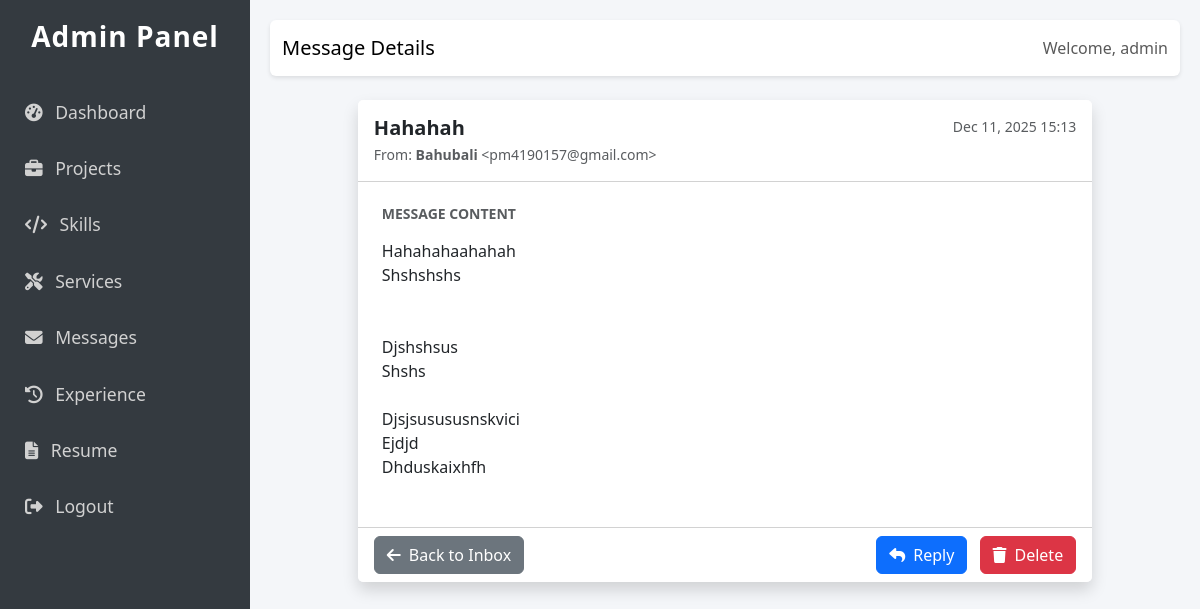
The app's page /custom-admin/messages/3/ (signed in) with its own data.
### core/models.py (models this page shows, shortened)
class ContactMessage(models.Model):
    name = models.CharField(max_length=100)
    email = models.EmailField()
    subject = models.CharField(max_length=200)
    message = models.TextField()
    sent_at = models.DateTimeField(auto_now_add=True)

### custom_admin/views.py (the view)
# urls.py: path('messages/<int:pk>/', views.contact_detail, name='contact_detail'),
@login_required
def contact_detail(request, pk):
    message = get_object_or_404(ContactMessage, pk=pk)
    return render(request, 'custom_admin/contact_detail.html', {'message': message})

### custom_admin/templates/custom_admin/contact_detail.html (shortened to what this page needs)
{% extends 'custom_admin/base.html' %}
{% block header %}Message Details{% endblock %}
{% block content %}
<div class="row justify-content-center">
    <div class="col-md-10">
        <div class="card shadow">
            <div class="card-header bg-white py-3">
                <div class="d-flex justify-content-between align-items-start">
                    <div>
                        <h5 class="fw-bold mb-1">{{ message.subject }}</h5>
                        <p class="text-muted small mb-0">From: <span class="fw-bold">{{ message.name }}</span> &lt;{{ message.email }}&gt;</p>
                    </div>
                    <span class="text-muted small">{{ message.sent_at|date:"M d, Y H:i" }}</span>
                </div>
            </div>
            <div class="card-body p-4">
                <div class="mb-4">
                    <h6 class="text-uppercase text-muted small fw-bold mb-3">Message Content</h6>
                    <p class="lead fs-6" style="white-space: pre-line;">{{ message.message }}</p>
                </div>
            </div>
            <div class="card-footer bg-white d-flex justify-content-between">
                <a href="{% url 'custom_admin:contact_list' %}" class="btn btn-secondary"><i class="fas fa-arrow-left me-2"></i>Back to Inbox</a>
                <div>
                   <a href="mailto:{{ message.email }}" class="btn btn-primary me-2"><i class="fas fa-reply me-2"></i>Reply</a>
                   <a href="{% url 'custom_admin:contact_delete' message.pk %}" class="btn btn-danger"><i class="fas fa-trash me-2"></i>Delete</a>
                </div>
            </div>
        </div>
    </div>
</div>
{% endblock %}

### custom_admin/templates/custom_admin/base.html (shortened to what this page needs)
<!DOCTYPE html>
<html lang="en">
<head>
    <link href="https://cdn.jsdelivr.net/npm/bootstrap@5.3.0/dist/css/bootstrap.min.css" rel="stylesheet">
    <link href="https://cdnjs.cloudflare.com/ajax/libs/font-awesome/6.4.0/css/all.min.css" rel="stylesheet">
</head>
<body>
<div class="sidebar">
    <h3>Admin Panel</h3>
    <a href="{% url 'custom_admin:dashboard' %}"><i class="fas fa-tachometer-alt me-2"></i> Dashboard</a>
    <a href="{% url 'custom_admin:project_list' %}"><i class="fas fa-briefcase me-2"></i> Projects</a>
    <a href="{% url 'custom_admin:skill_list' %}"><i class="fas fa-code me-2"></i> Skills</a>
    <a href="{% url 'custom_admin:service_list' %}"><i class="fas fa-tools me-2"></i> Services</a>
    <a href="{% url 'custom_admin:contact_list' %}"><i class="fas fa-envelope me-2"></i> Messages</a>
    <a href="{% url 'custom_admin:experience_list' %}"><i class="fas fa-history me-2"></i> Experience</a>
    <a href="{% url 'custom_admin:resume_list' %}"><i class="fas fa-file-alt me-2"></i> Resume</a>
    <a href="{% url 'custom_admin:logout' %}"><i class="fas fa-sign-out-alt me-2"></i> Logout</a>
</div>
<div class="main-content">
    <nav class="navbar navbar-expand-lg navbar-light bg-white mb-4 rounded">
        <div class="container-fluid">
            <span class="navbar-brand mb-0 h1">{% block header %}Dashboard{% endblock %}</span>
            <div class="d-flex">
                <span class="navbar-text">Welcome, {{ request.user.username }}</span>
            </div>
        </div>
    </nav>
    <div class="container-fluid">
        {% block content %}
        {% endblock %}
    </div>
</div>
</body>
</html>

### custom_admin/templates/custom_admin/base.html (style rules this page uses)
body { font-family: 'Segoe UI', Tahoma, Geneva, Verdana, sans-serif; background-color: #f4f6f9; }
.sidebar { height: 100vh; width: 250px; position: fixed; top: 0; left: 0; background-color: #343a40; padding-top: 20px; color: #fff; }
.sidebar a { padding: 15px 25px; text-decoration: none; font-size: 1.1rem; color: #d1d1d1; display: block; transition: 0.3s; }
.sidebar h3 { text-align: center; margin-bottom: 30px; font-weight: 700; letter-spacing: 1px; }
.main-content { margin-left: 250px; padding: 20px; }
.navbar { box-shadow: 0 2px 4px rgba(0,0,0,0.1); }
.card { border: none; box-shadow: 0 0.5rem 1rem rgba(0, 0, 0, 0.05); transition: transform 0.2s; }

### records on screen
ContactMessage: subject "Hahahah", name "Bahubali", email "pm4190157@gmail.com", sent_at "Dec 11, 2025 15:13", message "Hahahahaahahah Shshshshs Djshshsus Shshs Djsjsusususnskvici Ejdjd Dhduskaixhfh"

### other values on screen
{{ request.user.username }} "admin"
